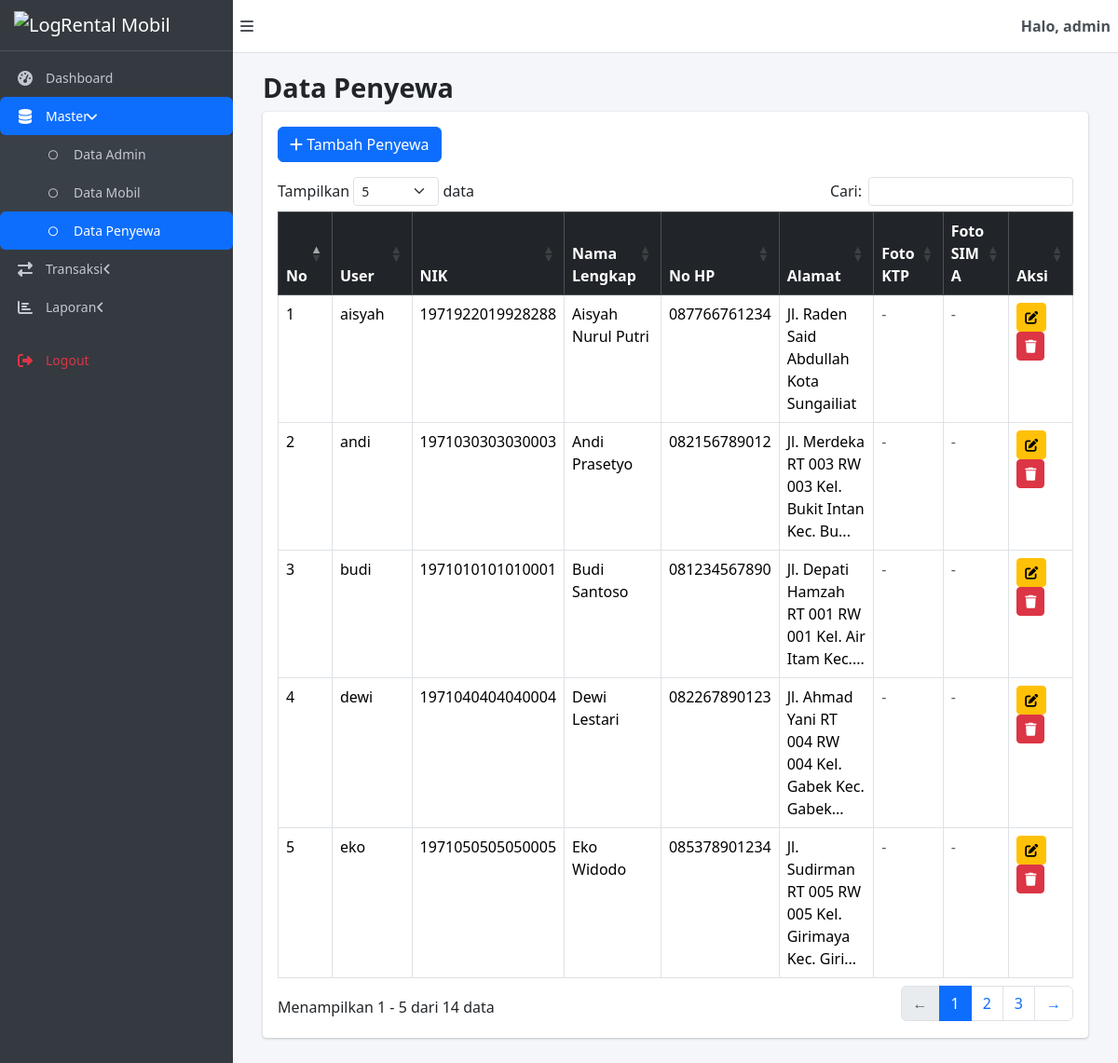
The page /admin/controller/mpenyewa_controller.php (signed in) on the database its author committed.
### tables this page shows
CREATE TABLE `t_penyewa` (
  `user_plg` varchar(15) NOT NULL,
  `sandi` char(60) NOT NULL,
  `nik` char(16) NOT NULL,
  `nm_lngkp` varchar(100) NOT NULL,
  `no_hp` varchar(15) NOT NULL,
  `almt_lngkp` varchar(300) NOT NULL,
  `ft_ktp` varchar(100) DEFAULT NULL,
  `ft_sim_a` varchar(100) DEFAULT NULL
);

### admin/controller/mpenyewa_controller.php (called while the page is built, shortened)
<?php
require_once __DIR__ . '/../../konfig/koneksi.php';
require_once __DIR__ . '/../model/mpenyewa_model.php';
$model = new MPenyewa();
$aksi = $_GET['aksi'] ?? 'index';
$pesan = '';
$tipe_pesan = '';
$penyewa_dipilih = null;
switch ($aksi) {
  case 'index':
    $data_penyewa = $model->getAll();
    break;
}
$data_untuk_view = [
  'judul_halaman'   => 'Data Penyewa',
  'nama_admin'      => $_SESSION['admin_username'],
  'data_penyewa'    => $data_penyewa ?? [],
  'aksi'            => $aksi,
  'penyewa_dipilih' => $penyewa_dipilih ?? null,
  'pesan'           => $pesan,
  'tipe_pesan'      => $tipe_pesan
];
extract($data_untuk_view);
require_once __DIR__ . '/../view/mpenyewa_view.php';

### konfig/koneksi.php (called while the page is built, shortened)
<?php
class Database
{
  private $pdo;
  public function __construct($host, $dbname, $username, $password)
  {
    $dsn = "mysql:host=$host;dbname=$dbname;charset=utf8mb4";
    $options = [
      PDO::ATTR_ERRMODE            => PDO::ERRMODE_EXCEPTION,
      PDO::ATTR_DEFAULT_FETCH_MODE => PDO::FETCH_ASSOC,
    ];
    $this->pdo = new PDO($dsn, $username, $password, $options);
  }
  public function select($tabel, $data = [])
  {
    $sql = "SELECT * FROM $tabel";
    $values = [];
    $stmt = $this->pdo->prepare($sql);
    $stmt->execute($values);
    return $stmt->fetchAll();
  }
}
$host = 'localhost';
$db   = 'db_dpwl_keysia';
$user = 'root';
$pass = '';
$conn = new Database($host, $db, $user, $pass);

### admin/model/mpenyewa_model.php (called while the page is built, shortened)
<?php
require_once __DIR__ . '/../../konfig/koneksi.php';
class MPenyewa
{
  private $conn;
  private $tabel = 't_penyewa';
  public function __construct()
  {
    global $conn;
    $this->conn = $conn;
  }
  public function getAll()
  {
    return $this->conn->select($this->tabel);
  }
}

### admin/view/mpenyewa_view.php (the view, shortened to what this page needs)
<?php require_once __DIR__ . '/header.php'; ?>
<div class="card">
  <div class="card-body">
    <a href="<?= BASE_URL ?>admin/controller/mpenyewa_controller.php?aksi=tambah" class="btn btn-primary mb-3">
      <i class="fas fa-plus"></i> Tambah Penyewa
    </a>
    <div class="table-responsive">
      <table class="table table-bordered table-hover datatable">
        <thead class="table-dark">
          <tr>
            <th>No</th>
            <th>User</th>
            <th>NIK</th>
            <th>Nama Lengkap</th>
            <th>No HP</th>
            <th>Alamat</th>
            <th>Foto KTP</th>
            <th>Foto SIM A</th>
            <th>Aksi</th>
          </tr>
        </thead>
        <tbody>
          <?php if (!empty($data_penyewa)): ?>
            <?php $no = 1;
            foreach ($data_penyewa as $penyewa): ?>
              <tr>
                <td><?= $no++ ?></td>
                <td><?= htmlspecialchars($penyewa['user_plg']) ?></td>
                <td><?= htmlspecialchars($penyewa['nik']) ?></td>
                <td><?= htmlspecialchars($penyewa['nm_lngkp']) ?></td>
                <td><?= htmlspecialchars($penyewa['no_hp']) ?></td>
                <td><?= htmlspecialchars(substr($penyewa['almt_lngkp'], 0, 50)) ?><?= strlen($penyewa['almt_lngkp']) > 50 ? '...' : '' ?></td>
                <td>
                  <?php if (!empty($penyewa['ft_ktp'])): ?>
                    <a href="<?= BASE_URL ?>uploads/penyewa/<?= htmlspecialchars($penyewa['ft_ktp']) ?>" target="_blank">
                      <img src="<?= BASE_URL ?>uploads/penyewa/<?= htmlspecialchars($penyewa['ft_ktp']) ?>" width="60" class="rounded" alt="Foto KTP">
                    </a>
                  <?php else: ?>
                    <span class="text-muted">-</span>
                  <?php endif; ?>
                </td>
                <td>
                  <?php if (!empty($penyewa['ft_sim_a'])): ?>
                    <a href="<?= BASE_URL ?>uploads/penyewa/<?= htmlspecialchars($penyewa['ft_sim_a']) ?>" target="_blank">
                      <img src="<?= BASE_URL ?>uploads/penyewa/<?= htmlspecialchars($penyewa['ft_sim_a']) ?>" width="60" class="rounded" alt="Foto SIM A">
                    </a>
                  <?php else: ?>
                    <span class="text-muted">-</span>
                  <?php endif; ?>
                </td>
                <td>
                  <a href="<?= BASE_URL ?>admin/controller/mpenyewa_controller.php?aksi=ubah&user_plg=<?= urlencode($penyewa['user_plg']) ?>"
                    class="btn btn-sm btn-warning" title="Ubah">
                    <i class="fas fa-edit"></i>
                  </a>
                  <a href="<?= BASE_URL ?>admin/controller/mpenyewa_controller.php?aksi=hapus&user_plg=<?= urlencode($penyewa['user_plg']) ?>"
                    class="btn btn-sm btn-danger"
                    onclick="return confirm('Yakin ingin menghapus penyewa ini?')" title="Hapus">
                    <i class="fas fa-trash"></i>
                  </a>
                </td>
              </tr>
            <?php endforeach; ?>
          <?php else: ?>
            <tr>
              <td colspan="9" class="text-center">Tidak ada data penyewa</td>
            </tr>
          <?php endif; ?>
        </tbody>
      </table>
    </div>
  </div>
</div>
<?php require_once __DIR__ . '/footer.php'; ?>

### aset/style-dashboard.css (style rules this page uses)
* { margin: 0; padding: 0; box-sizing: border-box; }
body { font-family: 'Segoe UI', Tahoma, Geneva, Verdana, sans-serif; background-color: #f4f6f9; overflow-x: hidden; }
.card { border: none; border-radius: 0.25rem; box-shadow: 0 0 1px rgba(0, 0, 0, .125), 0 1px 3px rgba(0, 0, 0, .2); margin-bottom: 1rem; }
.card-body { padding: 1rem; }

### rows shown on the page
t_penyewa: user_plg "aisyah", nik "1971922019928288", nm_lngkp "Aisyah Nurul Putri", no_hp "087766761234", almt_lngkp "Jl. Raden Said Abdullah Kota Sungailiat"
t_penyewa: user_plg "andi", nik "1971030303030003", nm_lngkp "Andi Prasetyo", no_hp "082156789012", almt_lngkp "Jl. Merdeka RT 003 RW 003 Kel. Bukit Intan Kec. Bu"
t_penyewa: user_plg "budi", nik "1971010101010001", nm_lngkp "Budi Santoso", no_hp "081234567890", almt_lngkp "Jl. Depati Hamzah RT 001 RW 001 Kel. Air Itam Kec."
t_penyewa: user_plg "dewi", nik "1971040404040004", nm_lngkp "Dewi Lestari", no_hp "082267890123", almt_lngkp "Jl. Ahmad Yani RT 004 RW 004 Kel. Gabek Kec. Gabek"
t_penyewa: user_plg "eko", nik "1971050505050005", nm_lngkp "Eko Widodo", no_hp "085378901234", almt_lngkp "Jl. Sudirman RT 005 RW 005 Kel. Girimaya Kec. Giri"

### other values the page prints
$nama_admin "admin"
$judul_halaman "Data Penyewa"
